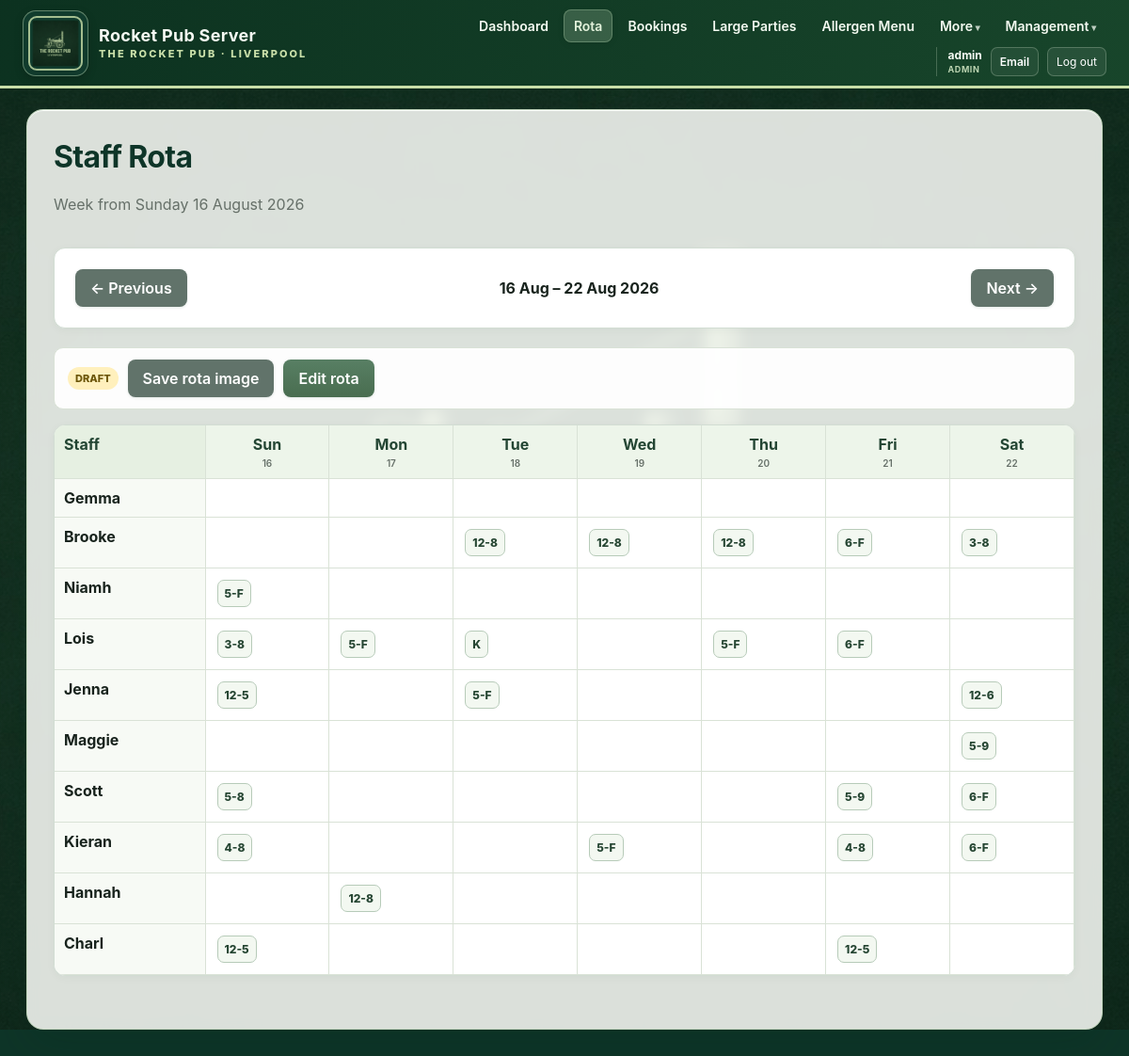
/rota (signed in), run on the app's committed database.
### app/models.py (models this page shows, shortened)
class AppUser(db.Model):
    id = db.Column(db.Integer, primary_key=True)
    username = db.Column(
        db.String(80),
        nullable=False,
        unique=True,
        index=True,
    )
    password_hash = db.Column(db.String(255), nullable=False)
    role = db.Column(
        db.String(20),
        nullable=False,
        default="staff",
        index=True,
    )
    must_change_password = db.Column(
        db.Boolean,
        nullable=False,
        default=True,
    )
    email = db.Column(db.String(255), unique=True, index=True)
    pending_email = db.Column(db.String(255))
    email_verified = db.Column(db.Boolean, nullable=False, default=False)
    email_verification_code_hash = db.Column(db.String(255))
    email_verification_expires_at = db.Column(db.DateTime)
    password_reset_code_hash = db.Column(db.String(255))
    password_reset_expires_at = db.Column(db.DateTime)
    active = db.Column(db.Boolean, nullable=False, default=True)
    created_at = db.Column(db.DateTime, default=datetime.utcnow)
    last_login_at = db.Column(db.DateTime)
    @property
    def is_manager(self):
        return self.role in {"manager", "admin"}

class RotaWeek(db.Model):
    id = db.Column(db.Integer, primary_key=True)
    week_start = db.Column(db.Date, nullable=False, unique=True, index=True)
    status = db.Column(db.String(20), nullable=False, default="draft", index=True)
    notes = db.Column(db.String(500))
    created_by_user_id = db.Column(db.Integer, db.ForeignKey("app_user.id"))
    published_by_user_id = db.Column(db.Integer, db.ForeignKey("app_user.id"))
    created_at = db.Column(db.DateTime, default=datetime.utcnow)
    updated_at = db.Column(
        db.DateTime,
        default=datetime.utcnow,
        onupdate=datetime.utcnow,
    )
    published_at = db.Column(db.DateTime)
    created_by = db.relationship("AppUser", foreign_keys=[created_by_user_id])
    published_by = db.relationship("AppUser", foreign_keys=[published_by_user_id])
    shifts = db.relationship(
        "RotaShift",
        back_populates="rota_week",
        cascade="all, delete-orphan",
    )

class StaffProfile(db.Model):
    id = db.Column(db.Integer, primary_key=True)
    user_id = db.Column(
        db.Integer,
        db.ForeignKey("app_user.id"),
        unique=True,
        index=True,
    )
    display_name = db.Column(db.String(100), nullable=False, unique=True, index=True)
    work_role = db.Column(
        db.String(30),
        nullable=False,
        default="front_of_house",
        index=True,
    )
    employment_type = db.Column(
        db.String(20),
        nullable=False,
        default="regular",
    )
    target_hours = db.Column(db.Float, nullable=False, default=0)
    max_hours = db.Column(db.Float, nullable=False, default=40)
    rota_notes = db.Column(db.String(300))
    sort_order = db.Column(db.Integer, nullable=False, default=100)
    preferred_shifts = db.Column(db.String(250))
    active = db.Column(db.Boolean, nullable=False, default=True)
    created_at = db.Column(db.DateTime, default=datetime.utcnow)
    user = db.relationship("AppUser")
    availability_rules = db.relationship(
        "StaffAvailabilityRule",
        back_populates="staff",
        cascade="all, delete-orphan",
    )
    diary_entries = db.relationship(
        "StaffDiaryEntry",
        back_populates="staff",
        cascade="all, delete-orphan",
    )
    shifts = db.relationship(
        "RotaShift",
        back_populates="staff",
        cascade="all, delete-orphan",
    )

class RotaShift(db.Model):
    id = db.Column(db.Integer, primary_key=True)
    rota_week_id = db.Column(
        db.Integer,
        db.ForeignKey("rota_week.id"),
        nullable=False,
        index=True,
    )
    staff_id = db.Column(
        db.Integer,
        db.ForeignKey("staff_profile.id"),
        nullable=False,
        index=True,
    )
    shift_date = db.Column(db.Date, nullable=False, index=True)
    start_time = db.Column(db.Time, nullable=False)
    end_time = db.Column(db.Time)
    end_is_finish = db.Column(db.Boolean, nullable=False, default=False)
    shift_role = db.Column(
        db.String(30),
        nullable=False,
        default="front_of_house",
    )
    note = db.Column(db.String(250))
    auto_suggested = db.Column(db.Boolean, nullable=False, default=False)
    created_at = db.Column(db.DateTime, default=datetime.utcnow)
    rota_week = db.relationship("RotaWeek", back_populates="shifts")
    staff = db.relationship("StaffProfile", back_populates="shifts")

### app/routes.py (the view, shortened to what this page needs)
@main.route("/rota")
def rota_home():
    selected_text = request.args.get("week")
    if selected_text:
        try:
            selected = datetime.strptime(selected_text, "%Y-%m-%d").date()
        except ValueError:
            selected = date.today()
    else:
        selected = date.today()
    week_start = sunday_for_date(selected)
    week = db.session.scalar(
        db.select(RotaWeek).where(
            RotaWeek.week_start == week_start
        )
    )
    if week and week.status == "draft" and not current_user().is_manager:
        week = None
    previous_start = week_start - timedelta(days=7)
    next_start = week_start + timedelta(days=7)
    my_profile = current_staff_profile()
    my_shifts = []
    profiles = days = shift_map = None
    if week:
        profiles, days, shift_map = rota_context(week)
    swaps = []
    return render_template(
        "rota.html",
        week=week,
        week_start=week_start,
        previous_start=previous_start,
        next_start=next_start,
        profiles=profiles or [],
        days=days or [week_start + timedelta(days=i) for i in range(7)],
        shift_map=shift_map or {},
        my_profile=my_profile,
        my_shifts=my_shifts,
        swaps=swaps,
        shift_label=shift_label,
    )

### app/routes.py (called while the page is built)
def current_user():
    return getattr(g, "current_user", None)

@main.app_context_processor
def inject_current_user():
    return {
        "current_user": current_user(),
    }

def sunday_for_date(value):
    days_since_sunday = (value.weekday() + 1) % 7
    return value - timedelta(days=days_since_sunday)

def current_staff_profile():
    user = current_user()
    if not user:
        return None
    return db.session.scalar(
        db.select(StaffProfile).where(
            StaffProfile.user_id == user.id
        )
    )

def time_label(value):
    if value is None:
        return ""
    hour = value.hour
    minute = value.minute
    suffix = ""
    display_hour = hour
    if hour == 0:
        display_hour = 12
    elif hour > 12:
        display_hour = hour - 12
    return (
        str(display_hour)
        if minute == 0
        else f"{display_hour}:{minute:02d}"
    )

def shift_label(shift):
    if shift.note == "__ROTA_K__":
        return "K"
    end = "F" if shift.end_is_finish else time_label(shift.end_time)
    return f"{time_label(shift.start_time)}-{end}"

def rota_context(week):
    profiles = db.session.scalars(
        db.select(StaffProfile)
        .where(StaffProfile.active.is_(True))
        .order_by(StaffProfile.sort_order, StaffProfile.display_name)
    ).all()
    days = [week.week_start + timedelta(days=i) for i in range(7)]
    shift_map = {
        (profile.id, day): []
        for profile in profiles
        for day in days
    }
    for shift in week.shifts:
        if (shift.staff_id, shift.shift_date) in shift_map:
            shift_map[(shift.staff_id, shift.shift_date)].append(shift)
    return profiles, days, shift_map

### app/templates/rota.html (shortened to what this page needs)
{% extends "base.html" %}
{% block content %}
<div class="page-heading">
    <div>
        <h1>Staff Rota</h1>
        <p>Week from Sunday {{ week_start.strftime("%d %B %Y") }}</p>
    </div>
</div>
<div class="week-switcher card">
    <a class="button secondary"
       href="{{ url_for('main.rota_home', week=previous_start.isoformat()) }}">← Previous</a>
    <strong>{{ week_start.strftime("%d %b") }} – {{ days[-1].strftime("%d %b %Y") }}</strong>
    <a class="button secondary"
       href="{{ url_for('main.rota_home', week=next_start.isoformat()) }}">Next →</a>
</div>
{% if not week %}
    <div class="card empty-rota">
        <h2>No issued rota for this week</h2>
        {% if current_user.is_manager %}
            <p>Create it as a draft, build the shifts, then issue it when ready.</p>
            <form method="post" action="{{ url_for('main.rota_create') }}">
                <input type="hidden" name="week_start" value="{{ week_start.isoformat() }}">
                <button class="button" type="submit">Create draft rota</button>
            </form>
        {% else %}
            <p>The rota has not been issued yet.</p>
        {% endif %}
    </div>
{% else %}
    <div class="rota-status-strip">
        <span class="rota-status rota-status-{{ week.status }}">{{ week.status|title }}</span>
        <a class="button secondary"
           href="{{ url_for('main.rota_image', rota_id=week.id) }}">
            Save rota image
        </a>
        {% if current_user.is_manager %}
            <a class="button" href="{{ url_for('main.rota_edit', rota_id=week.id) }}">
                Edit rota
            </a>
        {% endif %}
    </div>
    <div class="card rota-table-card">
        <div class="rota-scroll">
            <table class="rota-table">
                <thead>
                    <tr>
                        <th>Staff</th>
                        {% for day in days %}
                            <th>
                                {{ day.strftime("%a") }}
                                <small>{{ day.strftime("%d") }}</small>
                            </th>
                        {% endfor %}
                    </tr>
                </thead>
                <tbody>
                    {% for profile in profiles %}
                    <tr>
                        <th>
                            {{ profile.display_name }}
                        </th>
                        {% for day in days %}
                        <td>
                            {% for shift in shift_map.get((profile.id, day), []) %}
                                <span class="rota-shift-chip
                                    {% if shift.auto_suggested %}suggested{% endif %}">
                                    {{ shift_label(shift) }}
                                </span>
                            {% endfor %}
                        </td>
                        {% endfor %}
                    </tr>
                    {% endfor %}
                </tbody>
            </table>
        </div>
    </div>
{% endif %}
{% endblock %}

### app/templates/base.html (shortened to what this page needs)
<!doctype html>
<html lang="en">
<head>
    <link rel="stylesheet"
          href="{{ url_for('static', filename='css/style.css') }}">
</head>
<body>
<header class="topbar">
    <a class="brand"
       href="{{ url_for('main.dashboard') }}"
       aria-label="Rocket Pub Server dashboard">
        <span class="brand-logo-frame">
            <img src="{{ url_for('static', filename='images/rocket-pub-header-logo.png') }}"
                 alt="The Rocket Pub Liverpool logo">
        </span>
        <span class="brand-copy">
            <strong>Rocket Pub Server</strong>
            <small>The Rocket Pub · Liverpool</small>
        </span>
    </a>
    {% if current_user %}
    <nav class="main-nav">
        <a class="{% if request.endpoint == 'main.dashboard' %}active{% endif %}"
           href="{{ url_for('main.dashboard') }}">Dashboard</a>
        <a class="{% if request.endpoint and request.endpoint.startswith('main.rota') %}active{% endif %}"
           href="{{ url_for('main.rota_home') }}">Rota</a>
        <a class="{% if request.endpoint in ['main.bookings', 'main.new_booking', 'main.edit_booking'] %}active{% endif %}"
           href="{{ url_for('main.bookings') }}">Bookings</a>
        <a class="{% if request.endpoint in ['main.large_parties', 'main.new_large_party', 'main.edit_large_party'] %}active{% endif %}"
           href="{{ url_for('main.large_parties') }}">Large Parties</a>
        <a class="{% if request.endpoint in ['main.allergen_menu', 'main.allergen_new', 'main.allergen_edit'] %}active{% endif %}"
           href="{{ url_for('main.allergen_menu') }}">Allergen Menu</a>
        <details class="nav-menu">
            <summary>More</summary>
        </details>
        {% if current_user.is_manager %}
            <details class="nav-menu management-menu">
                <summary>Management</summary>
            </details>
        {% endif %}
        <div class="account-menu">
            <span>
                {{ current_user.username }}
                <small>{{ current_user.role|title }}</small>
            </span>
            <a class="topbar-account-link"
               href="{{ url_for('main.email_setup') }}">
                Email
            </a>
            <form method="post" action="{{ url_for('main.logout') }}">
                <button type="submit" class="topbar-logout">Log out</button>
            </form>
        </div>
    </nav>
    {% endif %}
</header>
<main class="container">
    {% block content %}{% endblock %}
</main>
</body>
</html>

### data on the page
AppUser: username "admin", role "ADMIN"
RotaWeek: status "DRAFT"
StaffProfile: display_name "Gemma"
StaffProfile: display_name "Brooke"
RotaShift: note+end_is_finish+end_time "12-8"
RotaShift: note+end_is_finish+end_time "12-8"
RotaShift: note+end_is_finish+end_time "12-8"
RotaShift: note+end_is_finish+start_time "6-F"
RotaShift: note+end_is_finish+end_time "3-8"
StaffProfile: display_name "Niamh"
RotaShift: note+end_is_finish+start_time "5-F"
StaffProfile: display_name "Lois"
RotaShift: note+end_is_finish+end_time "3-8"
RotaShift: note+end_is_finish+start_time "5-F"
RotaShift: note "K"
RotaShift: note+end_is_finish+start_time "5-F"
RotaShift: note+end_is_finish+start_time "6-F"
StaffProfile: display_name "Jenna"
RotaShift: note+end_is_finish+end_time "12-5"
RotaShift: note+end_is_finish+start_time "5-F"
RotaShift: note+end_is_finish+end_time "12-6"
StaffProfile: display_name "Maggie"
RotaShift: note+end_is_finish+end_time "5-9"
StaffProfile: display_name "Scott"
RotaShift: note+end_is_finish+end_time "5-8"
RotaShift: note+end_is_finish+end_time "5-9"
RotaShift: note+end_is_finish+start_time "6-F"
StaffProfile: display_name "Kieran"
RotaShift: note+end_is_finish+end_time "4-8"
RotaShift: note+end_is_finish+start_time "5-F"
RotaShift: note+end_is_finish+end_time "4-8"
RotaShift: note+end_is_finish+start_time "6-F"
StaffProfile: display_name "Hannah"
RotaShift: note+end_is_finish+end_time "12-8"
StaffProfile: display_name "Charl"
RotaShift: note+end_is_finish+end_time "12-5"
RotaShift: note+end_is_finish+end_time "12-5"

### other printed values
{{ week_start.strftime("%d %B %Y") }} "16 August 2026"
{{ week_start.strftime("%d %b") }} "16 Aug"
{{ days[-1].strftime("%d %b %Y") }} "22 Aug 2026"
{{ day.strftime("%a") }} "Sun" "Mon" "Tue" "Wed" "Thu" "Fri" "Sat"
{{ day.strftime("%d") }} "16" "17" "18" "19" "20" "21" "22"
